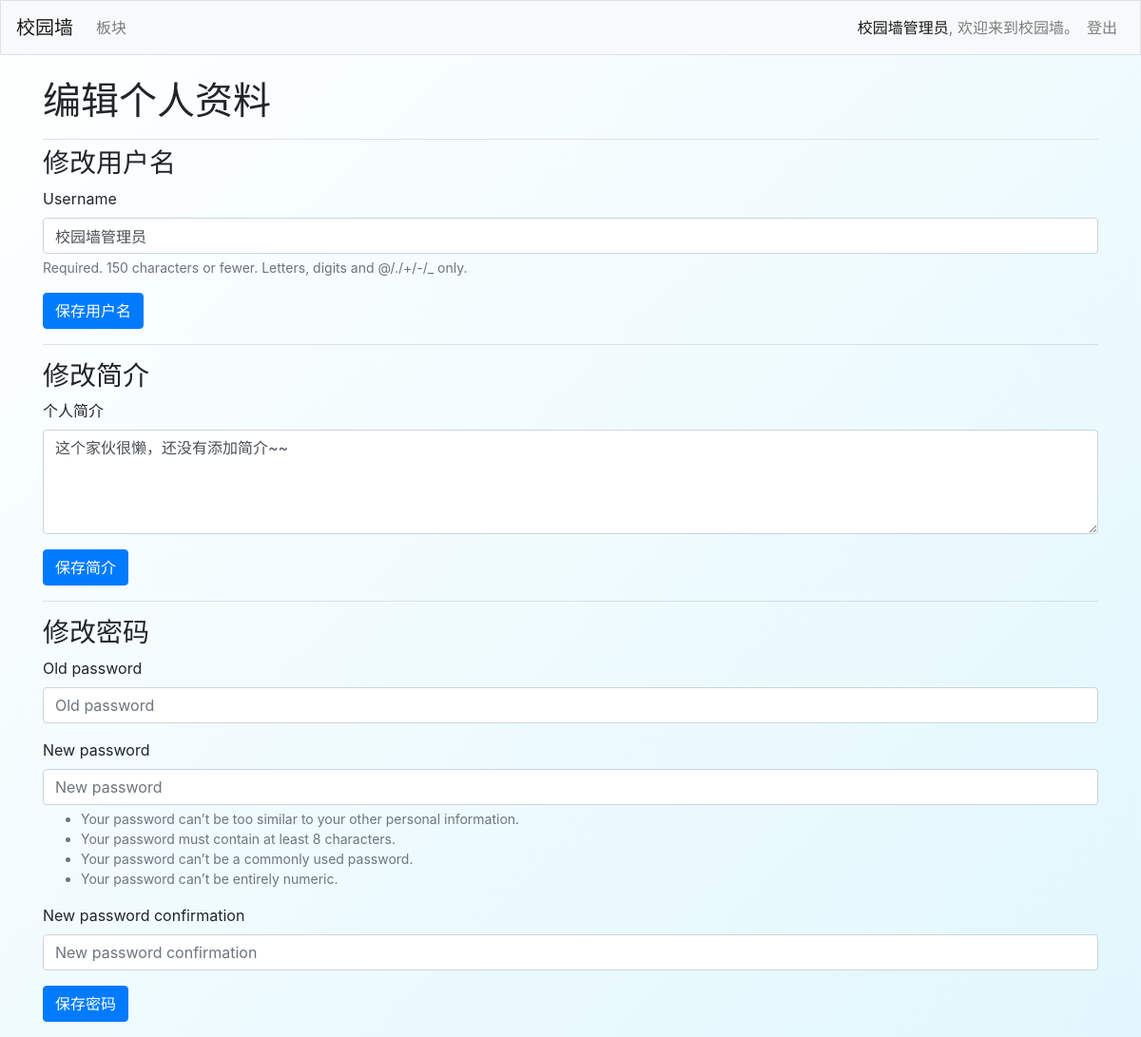
Before: /users/edit_profile/1/ (signed in) with the older database file.
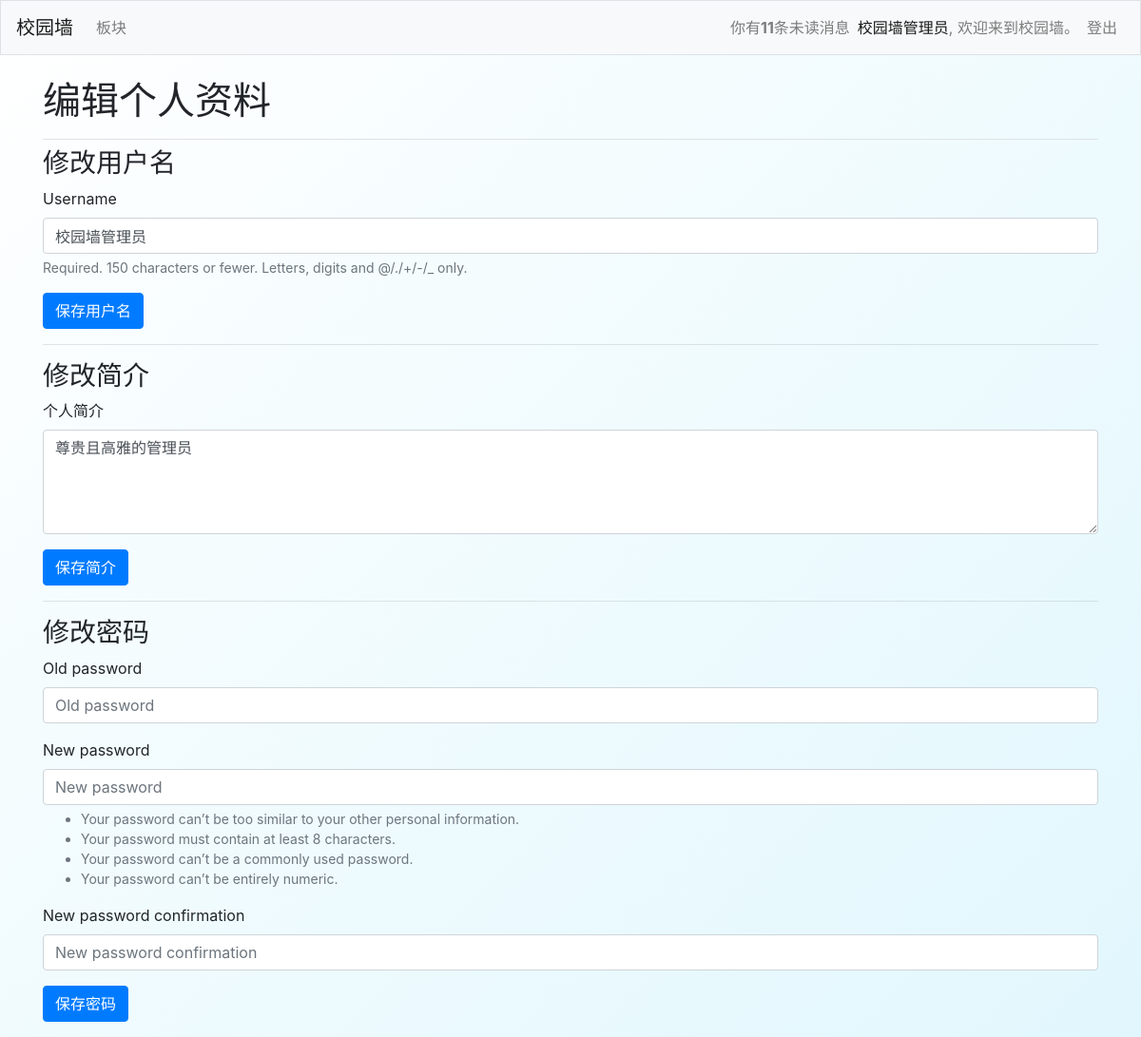
After: the same page with the newer database file.
### users/models.py (models this page shows)
class CustomUser(AbstractUser):
    phone_number = models.CharField(max_length=15, blank=True, null=True)  # 允许 NULL
    introduction = models.CharField(max_length=400, blank=True, default='这个家伙很懒，还没有添加简介~~')

### users/views.py (the view, shortened to what this page needs)
# urls.py: path('edit_profile/<int:user_id>/', edit_profile, name='edit_profile'),
@login_required
def edit_profile(request, user_id):
    user = get_object_or_404(CustomUser, id=user_id)
    if request.user != user:
        raise Http404
    username_form = ChangeUsernameForm(instance=user)
    introduction_form = IntroductionForm(instance=user)
    password_form = PasswordChangeForm(user=user)
    return render(request, 'introduction/edit_profile.html', {
        'username_form': username_form,
        'introduction_form': introduction_form,
        'password_form': password_form,
        'user': user,
    })

### users/forms.py (shortened to what this page needs)
class ChangeUsernameForm(forms.ModelForm):
    class Meta:
        model = CustomUser
        fields = ['username']

class IntroductionForm(forms.ModelForm):
    class Meta:
        model = CustomUser
        fields = ['introduction']  # 只包含需要编辑的字段
        labels = {
            'introduction': '个人简介',  # 自定义字段标签
        }
        widgets = {
            'introduction': forms.Textarea(attrs={
                'class': 'form-control',  # 添加 CSS 类
                'rows': 4,  # 设置文本框行数
                'placeholder': '请输入您的个人简介...',  # 添加占位符
            }),
        }

### xyq_files/context_processors.py (called while the page is built)
def unread_count_processor(request):
    if request.user.is_authenticated:
        unread_count = Reply.objects.filter(entry__owner=request.user, is_read=False).count()
    else:
        unread_count = 0
    return {'unread_count': unread_count}

### users/templates/introduction/edit_profile.html (shortened to what this page needs)
{% extends 'xyq_files/base.html' %}
{% load bootstrap4 %}
{% block page_header %}
    <h1>编辑个人资料</h1>
{% endblock page_header %}
{% block content %}
<h3>修改用户名</h3>
<form method="post">
    {% bootstrap_form username_form %}
        {% buttons %}
            <button name="change_username" class="btn btn-primary">保存用户名</button>
        {% endbuttons %}
</form>
<hr>
<h3>修改简介</h3>
<form method="post">
    {% bootstrap_form introduction_form %}
        {% buttons %}
            <button name="change_introduction" class="btn btn-primary">保存简介</button>
        {% endbuttons %}
</form>
<hr>
<h3>修改密码</h3>
<form method="post">
    {% bootstrap_form password_form %}
        {% buttons %}
            <button name="change_password" class="btn btn-primary">保存密码</button>
        {% endbuttons %}
</form>
{% endblock %}

### xyq_files/templates/xyq_files/base.html (shortened to what this page needs)
<link rel="stylesheet" href="https://unpkg.com/bootstrap@4.6.2/dist/css/bootstrap-theme.min.css"
>
{% load bootstrap4 %}
<!doctype html>
<html lang="zh-CN">
<head>
    {% bootstrap_css %}
</head>
<body>
    <nav class="navbar navbar-expand-md navbar-light bg-light mb-4 border">
        <a class="navbar-brand" href="{% url 'xyq_files:index' %}">
            校园墙
        </a>
        <div class="collapse navbar-collapse" id="navbarCollapse">
            <ul class="navbar-nav mr-auto">
                <li class="nav-item">
                    <a class="nav-link" href="{% url 'xyq_files:topics' %}">板块</a>
                </li>
            </ul>
            <ul class="navbar-nav ml-auto">
                {% if user.is_authenticated %}
                    {% if unread_count > 0 %}
                        <li class="nav-item">
                            <a class="nav-link" href="{% url 'xyq_files:unread_messages' %}">你有<strong>{{ unread_count }}</strong>条未读消息</a></span>
                        </li>
                    {% endif %}
                    <li class="nav-item">
                        <span class="navbar-text"><a href="{% url 'users:introduction' user.id %}">{{ user.username }}</a>, 欢迎来到校园墙。</span>
                    </li>
                    <li class="nav-item">
                        <a class="nav-link" href="{% url 'users:logout' %}">登出</a>
                    </li>
                {% endif %}
            </ul>
        </div>
    </nav>
    <main role="main" class="container">
        <div class="pb-2 mb-2 border-bottom">
            {% block page_header %}{% endblock page_header %}
        </div>
        <div>
            {% block content %}{% endblock content %}
        </div>
    </main>
</body>
</html>

Changed rows visible on the page:
changed CustomUser "校园墙管理员": introduction "这个家伙很懒，还没有添加简介~~" → "尊贵且高雅的管理员"
Other visible differences:
{{ unread_count }}: (not shown) → "11"
text now shown: "你有 条未读消息"
